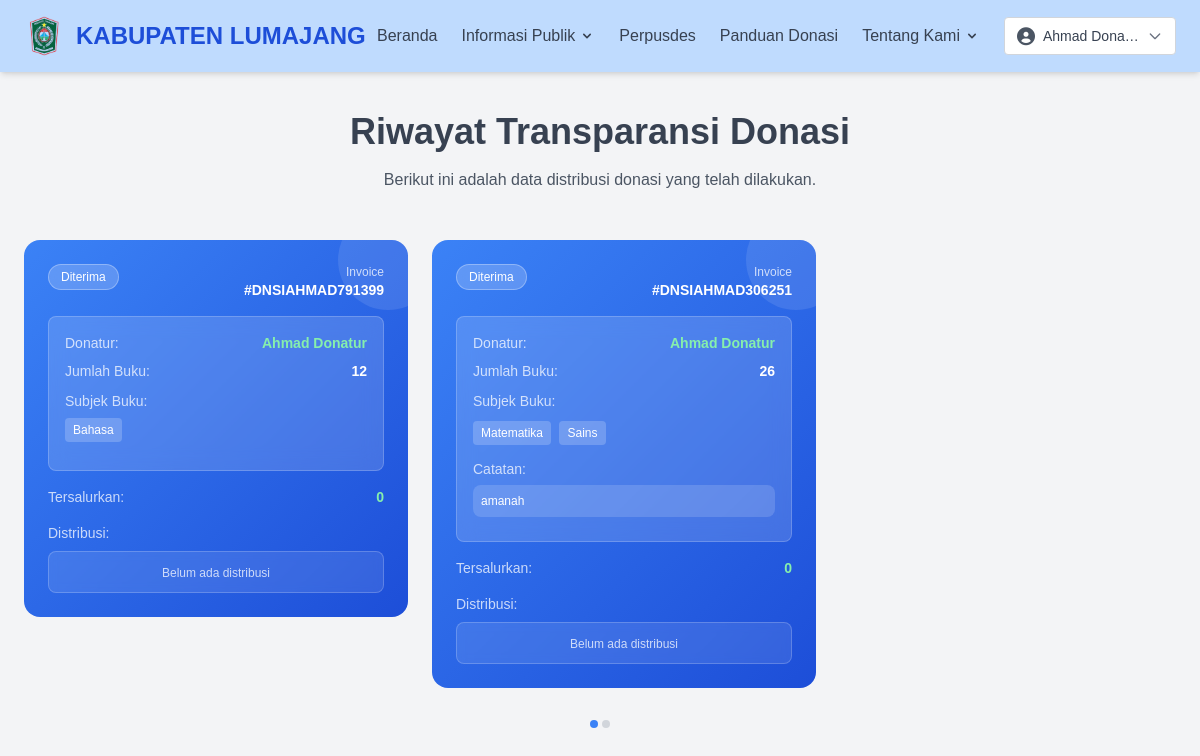
Screenshot of /riwayat (signed in) with the database file from the repository.
### app/models.py (models this page shows, shortened)
class Donasi(db.Model):
    id = db.Column(db.Integer, primary_key=True)
    user_id = db.Column(db.Integer, db.ForeignKey('user.id'), nullable=False)
    invoice = db.Column(db.String(100))
    whatsapp = db.Column(db.String(20), nullable=False)
    metode = db.Column(db.String(100), nullable=False, default='mandiri')
    notes = db.Column(db.Text, nullable=True)
    tanggal_pengiriman = db.Column(db.DateTime, default=get_wib_datetime)
    sampul_buku = db.Column(db.String(255))
    bukti_pengiriman = db.Column(db.String(255))
    status = db.Column(db.String(20), default='draft')  # draft, pending, confirmed
    sertifikat = db.Column(db.String(255), nullable=True)
    created_at = db.Column(db.DateTime, default=get_wib_datetime)
    updated_at = db.Column(db.DateTime, default=get_wib_datetime, onupdate=get_wib_datetime)
    user = db.relationship('User', backref='donasi_list', lazy=True)
    details = db.relationship('DetailDonasi', backref='donasi', lazy=True)

### app/controllers/public_routes.py (the view)
@bp.route('/riwayat')
def riwayat():
    if not SessionManager.is_logged_in('user'):
        flash("Silakan login terlebih dahulu untuk mengakses halaman riwayat transparansi.", "warning")
        return redirect(url_for('public.login'))
    user_id = SessionManager.get_current_user_id('user')
    donasi_query = db.session.query(
        Donasi.id,
        Donasi.invoice,
        Donasi.notes,
        User.full_name.label('donatur_name'),
        func.sum(DetailDonasi.diterima).label('total_buku'),
        func.sum(DetailDonasi.ditolak).label('tidak_sesuai'),
        func.group_concat(distinct(SubjekBuku.nama)).label('subjek_list'),
        func.count(distinct(DetailRiwayatDistribusi.distribusi_id)).label('total_distribusi')
    ).select_from(Donasi)\
     .join(User, Donasi.user_id == User.id)\
     .join(DetailDonasi, DetailDonasi.donasi_id == Donasi.id)\
     .join(SubjekBuku, DetailDonasi.subjek_id == SubjekBuku.id)\
     .outerjoin(DetailRiwayatDistribusi, DetailRiwayatDistribusi.donasi_id == Donasi.id)\
     .filter(
         Donasi.user_id == user_id,
         Donasi.status.in_(['confirmed'])
     )\
     .group_by(Donasi.id, Donasi.invoice, Donasi.notes, User.full_name)\
     .order_by(Donasi.created_at.desc())\
     .all()
    donasi_list = []
    for row in donasi_query:
        distribusi_details = db.session.query(
            PerpusDesa.nama.label('perpus_nama'),
            PerpusDesa.kecamatan.label('kecamatan'),
            func.sum(DetailRiwayatDistribusi.jumlah).label('jumlah_buku')
        ).select_from(DetailRiwayatDistribusi)\
         .join(RiwayatDistribusi, DetailRiwayatDistribusi.distribusi_id == RiwayatDistribusi.id)\
         .join(PerpusDesa, RiwayatDistribusi.perpus_id == PerpusDesa.id)\
         .filter(DetailRiwayatDistribusi.donasi_id == row.id)\
         .group_by(PerpusDesa.id, PerpusDesa.nama, PerpusDesa.kecamatan)\
         .all()
        rejections = db.session.query(
            SubjekBuku.nama.label('subjek_nama'),
            DetailDonasi.ditolak,
            DetailDonasi.alasan_ditolak
        ).select_from(DetailDonasi)\
         .join(SubjekBuku, DetailDonasi.subjek_id == SubjekBuku.id)\
         .filter(
             DetailDonasi.donasi_id == row.id,
             DetailDonasi.ditolak > 0,
             DetailDonasi.alasan_ditolak.isnot(None)
         ).all()
        subjek_list = row.subjek_list if row.subjek_list else ''
        if subjek_list and ',' in subjek_list:
            unique_subjects = list(set(subjek_list.split(',')))
            subjek_list = ', '.join(sorted(unique_subjects))
        rejection_details = []
        for rejection in rejections:
            rejection_details.append({
                'subjek_nama': rejection.subjek_nama,
                'jumlah_ditolak': rejection.ditolak,
                'alasan': rejection.alasan_ditolak
            })
        donasi_list.append({
            'id': row.id,
            'invoice': row.invoice,
            'donatur_name': row.donatur_name,
            'notes': row.notes,
            'subjek_list': subjek_list if subjek_list else 'Pendidikan',
            'jumlah_buku': int(row.total_buku) if row.total_buku else 0,
            'tidak_sesuai': int(row.tidak_sesuai) if row.tidak_sesuai else 0,
            'tersalurkan': sum(int(d.jumlah_buku) for d in distribusi_details),
            'rejection_details': rejection_details,
            'distribusi_list': [
                {
                    'perpus_nama': d.perpus_nama,
                    'kecamatan': d.kecamatan,
                    'jumlah_buku': int(d.jumlah_buku)
                }
                for d in distribusi_details
            ]
        })
    return render_template('pengguna/riwayat_transparansi.html', donasi=donasi_list)

### app/controllers/public_routes.py (called while the page is built)
@bp.context_processor
def inject_session_manager():
    return {'SessionManager': SessionManager}

### app/utils/session_manager.py (called while the page is built)
    @staticmethod
    def get_session_key(role):
        if role == 'user':
            return SessionManager.USER_SESSION_KEY
        elif role == 'admin':
            return SessionManager.ADMIN_SESSION_KEY
        elif role == 'superadmin':
            return SessionManager.SUPERADMIN_SESSION_KEY
        return None

    @staticmethod
    def get_user_session(role='user'):
        session_key = SessionManager.get_session_key(role)
        if session_key and session_key in session:
            return session[session_key]
        return None

    @staticmethod
    def is_logged_in(role='user'):
        user_session = SessionManager.get_user_session(role)
        return user_session is not None and user_session.get('role') == role

    @staticmethod
    def get_current_user_id(role='user'):
        user_session = SessionManager.get_user_session(role)
        return user_session.get('user_id') if user_session else None

    @staticmethod
    def get_specific_user_data(key, role='user'):
        user_session = SessionManager.get_user_session(role)
        return user_session.get(key) if user_session else None

### app/templates/Pengguna/riwayat_transparansi.html (shortened to what this page needs)
{% extends "pengguna/base_public.html" %}
{% from "pengguna/content_wrapper.html" import content_container %}
{% block content %}
{% call content_container("7xl", "px-4 sm:px-6 py-10") %}
    <div class="text-center mb-8 sm:mb-12">
        <h1 class="text-3xl sm:text-4xl font-bold text-gray-700 mb-4">Riwayat Transparansi Donasi</h1>
        <p class="text-sm sm:text-base text-gray-600">Berikut ini adalah data distribusi donasi yang telah dilakukan.</p>
    </div>
    {% if donasi and donasi|length > 0 %}
        <div class="relative">
            <div class="flex space-x-6 overflow-x-auto scrollbar-hide pb-4" style="scroll-snap-type: x mandatory;">
                {% for d in donasi %}
                <div class="flex-none w-80 sm:w-96" style="scroll-snap-align: start;">
                    <div class="donation-card p-6 relative">
                        <div class="flex justify-between items-start mb-4">
                            <div class="status-badge px-3 py-1 rounded-full text-xs font-medium">
                                Diterima
                            </div>
                            <div class="text-right">
                                <div class="text-xs opacity-75">Invoice</div>
                                <div class="text-sm font-semibold">#{{ d.invoice }}</div>
                            </div>
                        </div>
                        <div class="donor-info rounded-lg p-4 mb-4">
                            <div class="flex items-center justify-between mb-2">
                                <span class="text-sm opacity-75">Donatur:</span>
                                <span class="text-sm font-semibold text-green-300">{{ d.donatur_name }}</span>
                            </div>
                            <div class="flex items-center justify-between mb-2">
                                <span class="text-sm opacity-75">Jumlah Buku:</span>
                                <span class="text-sm font-bold">{{ d.jumlah_buku }}</span>
                            </div>
                            <div class="mb-2">
                                <span class="text-sm opacity-75">Subjek Buku:</span>
                                <div class="mt-1 space-y-1 max-h-12 overflow-y-auto scrollbar-hide">
                                    {% if d.subjek_list %}
                                        {% for subjek in d.subjek_list.split(',') %}
                                        <div class="text-xs bg-white bg-opacity-20 rounded px-2 py-1 inline-block mr-1 mb-1">
                                            {{ subjek.strip() }}
                                        </div>
                                        {% endfor %}
                                    {% else %}
                                        <div class="text-xs bg-white bg-opacity-20 rounded px-2 py-1 inline-block">
                                            Pendidikan
                                        </div>
                                    {% endif %}
                                </div>
                            </div>
                            {% if d.notes and d.notes.strip() %}
                            <div class="mb-2">
                                <span class="text-sm opacity-75">Catatan:</span>
                                <div class="mt-1 text-xs bg-white bg-opacity-15 rounded-lg p-2 max-h-16 overflow-y-auto scrollbar-hide">
                                    <p class="text-white break-words">{{ d.notes }}</p>
                                </div>
                            </div>
                            {% endif %}
                        </div>
                        <div class="flex items-center justify-between mb-4">
                            <span class="text-sm opacity-75">Tersalurkan:</span>
                            <span class="text-sm font-bold text-green-300">{{ d.tersalurkan }}</span>
                        </div>
                        <div>
                            <div class="text-sm opacity-75 mb-2">Distribusi:</div>
                            <div class="space-y-2 max-h-20 overflow-y-auto scrollbar-hide">
                                {% if d.distribusi_list %}
                                    {% for dist in d.distribusi_list %}
                                    <div class="distribution-item rounded-lg p-2 flex items-center justify-between">
                                        <div class="flex items-center space-x-2">
                                            <div class="w-2 h-2 bg-green-400 rounded-full"></div>
                                            <div class="text-xs">
                                                <div class="font-medium">Perpus {{ dist.perpus_nama }}</div>
                                                <div class="opacity-75">{{ dist.kecamatan }}</div>
                                            </div>
                                        </div>
                                        <span class="text-xs font-medium">{{ dist.jumlah_buku }} buku</span>
                                    </div>
                                    {% endfor %}
                                {% else %}
                                <div class="distribution-item rounded-lg p-2 text-center">
                                    <span class="text-xs opacity-75">Belum ada distribusi</span>
                                </div>
                                {% endif %}
                            </div>
                        </div>
                    </div>
                </div>
                {% endfor %}
            </div>
            <div class="flex justify-center mt-4 space-x-1">
                {% for i in range(donasi|length) %}
                <div class="w-2 h-2 bg-gray-300 rounded-full scroll-indicator" data-index="{{ i }}"></div>
                {% endfor %}
            </div>
        </div>
    {% endif %}
{% endcall %}
{% endblock %}

### app/static/style.css (style rules this page uses)
body { font-family: Arial, sans-serif; }

### app/templates/Pengguna/riwayat_transparansi.html (style rules this page uses)
.donation-card { background: linear-gradient(135deg, #3b82f6 0%, #1d4ed8 100%); border-radius: 16px; color: white; position: relative; overflow: hidden; min-height: 280px; }
.donation-card::before { content: ''; position: absolute; top: 0; right: 0; width: 100px; height: 100px; background: rgba(255, 255, 255, 0.1); border-radius: 50%; transform: translate(30%, -30%); }
.status-badge { background: rgba(255, 255, 255, 0.2); backdrop-filter: blur(10px); border: 1px solid rgba(255, 255, 255, 0.3); }
.donor-info { background: rgba(255, 255, 255, 0.15); backdrop-filter: blur(10px); border: 1px solid rgba(255, 255, 255, 0.2); }
.distribution-item { background: rgba(255, 255, 255, 0.1); border: 1px solid rgba(255, 255, 255, 0.2); backdrop-filter: blur(5px); }
.scrollbar-hide { scrollbar-width: none; -ms-overflow-style: none; }

### rows the page displays
Donasi: invoice "DNSIAHMAD791399", donatur_name "Ahmad Donatur", jumlah_buku "12", strip "Bahasa", tersalurkan "0"
Donasi: invoice "DNSIAHMAD306251", donatur_name "Ahmad Donatur", jumlah_buku "26", strip "Matematika" "Sains", notes "amanah", tersalurkan "0"

### other values shown
{{ SessionManager.get_specific_user_data('full_name', 'user') or 'User' }} "Ahmad Dona…"
